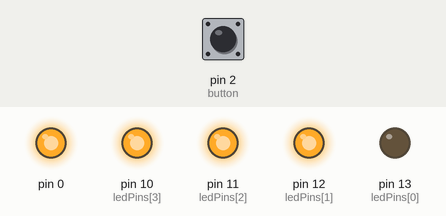
This sketch was run on a simulated Arduino Uno, built with avr-gcc and run on an emulated ATmega328P. On the bench: output pins drawn as LEDs (lit = HIGH). The inputs (shaded band) are chosen by the test bench; at power-on: pin 2 (button) LOW.

Above: at 1.2 s.
1.3 s: pin 2 (button) pulled HIGH for 0.15 s
At 2.1 s:
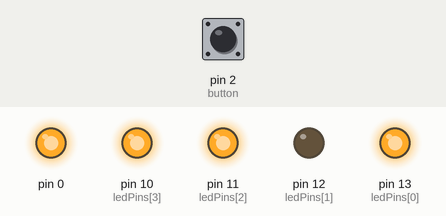
2.9 s: pin 2 (button) pulled HIGH for 1 s
At 4.6 s:
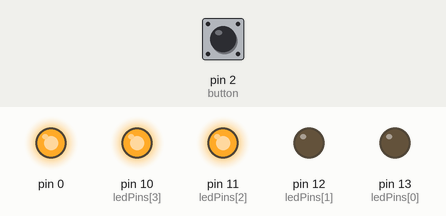
5.4 s: pin 2 (button) pulled HIGH for 0.15 s
At 6.5 s:
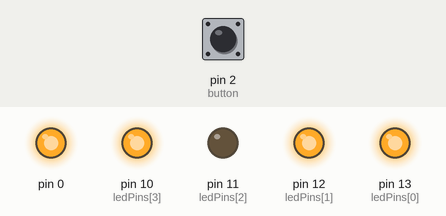
7.0 s: pin 2 (button) pulled HIGH for 3.2 s
At 10.6 s:
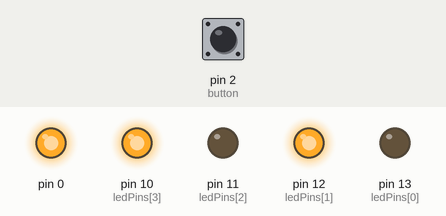
11.7 s: pin 2 (button) pulled HIGH for 0.15 s
At 12.5 s:
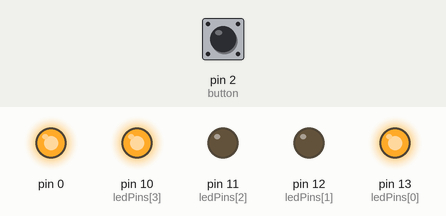
13.3 s: pin 2 (button) pulled HIGH for 1 s
At 15.0 s:
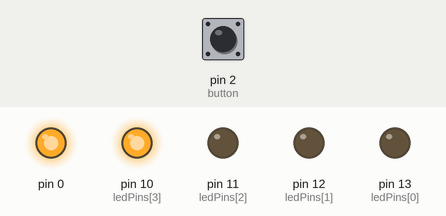
Timing chart, 0 to 16.5 s (numbered marks = the images above; inputs shaded):
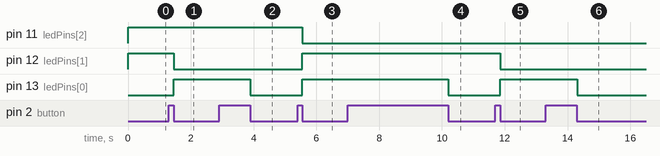

The sketch:

aufgabe2_2.ino
```cpp
const int ledPins[] = {13, 12, 11, 10};                     //Ein Array für LEDs erstellt//Array f
const int numLeds = sizeof(ledPins);                        //Größe des Arrays
const int button = 2;
const int del = 50;                                         //delay
int laststate = HIGH;
int actstate = HIGH;
int count = 0;


void setup() {                                              //Pins 10-13 werden als Outputs deklariert
  for (int i = 0; i < numLeds-1; i++){
    pinMode(ledPins[i], OUTPUT);
    digitalWrite(ledPins[i], HIGH);
  }
  pinMode(button, INPUT);
}


/*void setLED(int value) {                                    //nimmt eine ganze Zahl als Parameter
  for (int i = 0; i < numLeds; i++){                        //Zählt Bitstellen und Pinnr. für LED
  if(bitRead(value, i)) digitalWrite(10+i, LOW) ;            //Wenn Bit an Stelle n 1 ist, schalte LED an
    else digitalWrite(10+i, HIGH);                          //Wenn Bit an Stelle n 0 ist, schalte LED aus
    }
}*/


void setLED(int value) {
  for (int n = 0; n < numLeds-1; n++) {                       // Zählt Bitstellen und Pinnr. für LED
    bool isBitSet = bitRead(value, n);                 // Prüft, ob das Bit an der Position n gesetzt ist
    digitalWrite(ledPins[n], isBitSet ? LOW : HIGH);       // Schaltet die LED basierend auf dem Bit-Zustand
  }
}


void loop() {
 actstate=digitalRead(button);                              //speichert aktuelle Schalterzustand
  if (actstate==HIGH && laststate==LOW) laststate=HIGH;
  if (actstate==LOW && laststate==HIGH) {
    count++;
    setLED(count);
    laststate=LOW;
  }
  delay(del);
}
```

Measured:
- after the input at 1.3 s, pin 12 (ledPins[1]): HIGH → LOW after 0.15 s; pin 13 (ledPins[0]): LOW → HIGH after 0.15 s
- after the input at 2.9 s, pin 13 (ledPins[0]): HIGH → LOW after 1.0 s
- after the input at 5.4 s, pin 11 (ledPins[2]): HIGH → LOW after 0.15 s; pin 12 (ledPins[1]), pin 13 (ledPins[0]): LOW → HIGH after 0.15 s
- after the input at 7.0 s, pin 13 (ledPins[0]): HIGH → LOW after 3.2 s
- after the input at 11.7 s, pin 12 (ledPins[1]): HIGH → LOW after 0.15 s; pin 13 (ledPins[0]): LOW → HIGH after 0.15 s
- after the input at 13.3 s, pin 13 (ledPins[0]): HIGH → LOW after 1.0 s
